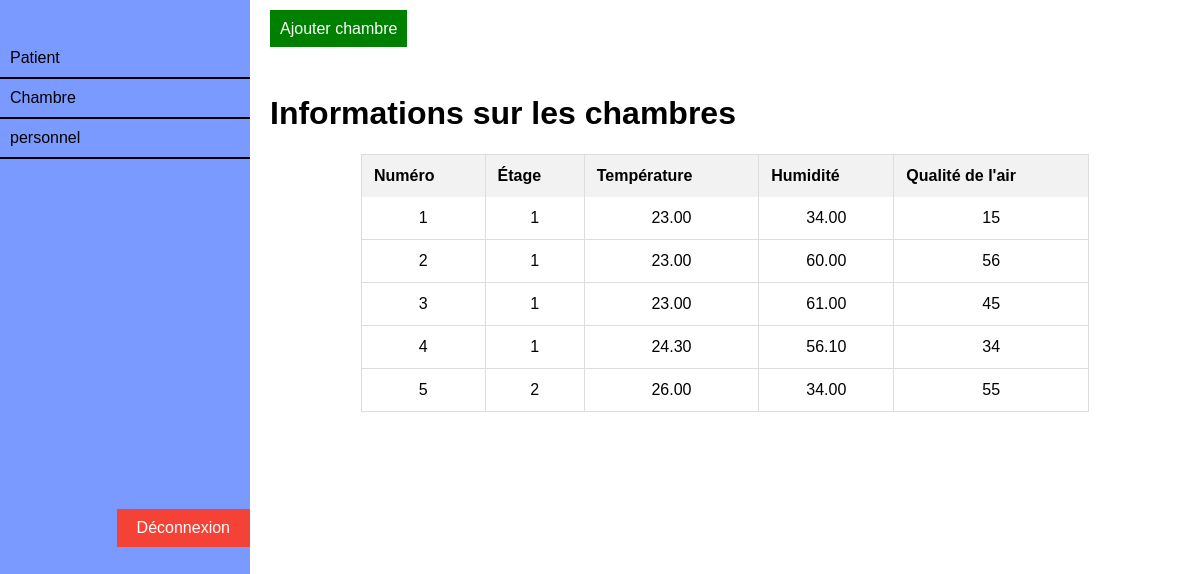
The page /chambre/ on the database as committed earlier.
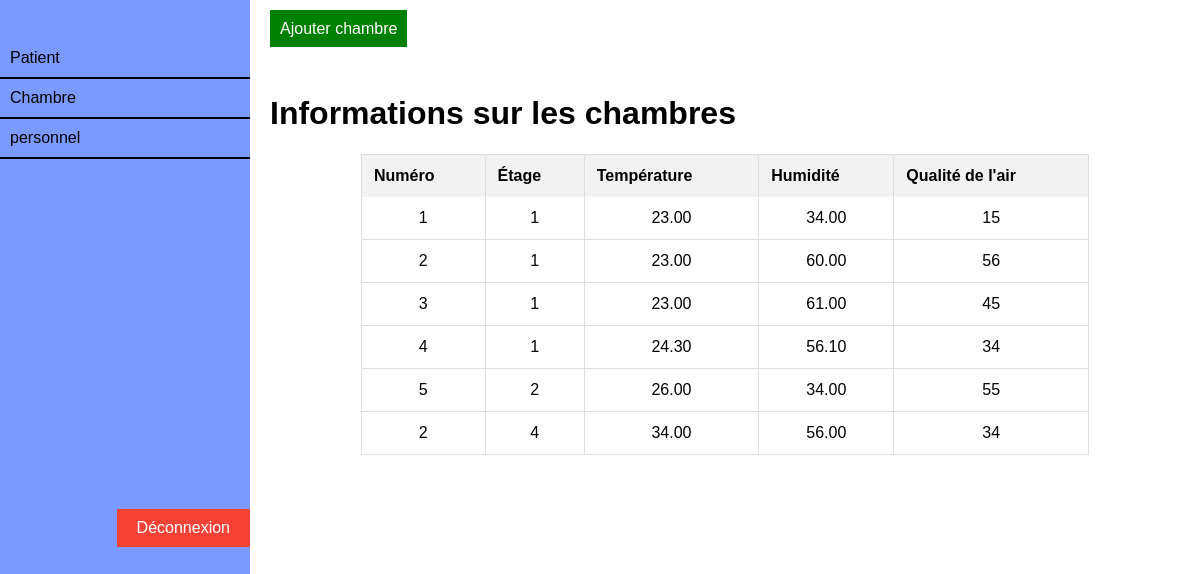
The same page on the database as committed later.
### myapp/models.py (models this page shows, shortened)
class Chambre(models.Model):
    id = models.AutoField(primary_key=True)  # Champ AutoField pour l'identifiant unique
    numero = models.IntegerField()
    etage = models.IntegerField()
    temperature = models.DecimalField(max_digits=5, decimal_places=2)
    humidite = models.DecimalField(max_digits=5, decimal_places=2)
    qualite_air = models.CharField(max_length=100)
    class Meta:
        constraints = [
            models.UniqueConstraint(fields=['numero', 'etage'], name='unique_chambre')
        ]

### myapp/views.py (the view)
# urls.py: path('chambre/', chambre, name='chambre'),
def chambre(request):
    user_id = request.session.get('user_id')
    chambres = Chambre.objects.all()
    return render(request, 'chambre.html', {'chambres': chambres, 'user_id': user_id})

### myapp/templates/chambre.html (shortened to what this page needs)
<!DOCTYPE html>
<html lang="en">
<head>
</head>
<body>
    <div class="sidebar">
        <div class="sidebar_elmt">
            <a href="{% url 'patient' %}">Patient</a>
        </div>
        <div class="sidebar_elmt">
            <a href="#">Chambre</a>
        </div>
        <div class="sidebar_elmt">
            <a href="{% url 'personnel' %}">personnel</a>
        </div>
        <div style="text-align: right; margin-top: 140%; ">
            <form action="{% url 'logout' %}" method="post">
                <button type="submit" style="background-color: #f44336; color: white; padding: 10px 20px; border: none;cursor: pointer; font-size: 16px;">Déconnexion</button>
            </form>
        </div>
    </div>
    <div class="content">
        <a href="#" id="ajouter-chambre-btn"
            style="background-color: green; color: white; padding: 10px; text-align: center; text-decoration: none;">Ajouter
            chambre</a>
            <br><br><br>
        <h1>Informations sur les chambres</h1>
        <div style="text-align: center; width: 100%;">
            <table id="chambres-table"
                style="margin: 0 auto; border-collapse: collapse; width: 80%; border: 1px solid #ddd; border-radius: 5px;">
                <thead>
                    <tr style="background-color: #f2f2f2;">
                        <th style="padding: 12px; border-right: 1px solid #ddd; text-align: left;">Numéro</th>
                        <th style="padding: 12px; border-right: 1px solid #ddd; text-align: left;">Étage</th>
                        <th style="padding: 12px; border-right: 1px solid #ddd; text-align: left;">Température</th>
                        <th style="padding: 12px; border-right: 1px solid #ddd; text-align: left;">Humidité</th>
                        <th style="padding: 12px; text-align: left;">Qualité de l'air</th>
                    </tr>
                </thead>
                <tbody>
                    {% for chambre in chambres %}
                    <tr style="border-bottom: 1px solid #ddd;">
                        <td style="padding: 12px; border-right: 1px solid #ddd;">{{ chambre.numero }}</td>
                        <td style="padding: 12px; border-right: 1px solid #ddd;">{{ chambre.etage }}</td>
                        <td style="padding: 12px; border-right: 1px solid #ddd;">{{ chambre.temperature }}</td>
                        <td style="padding: 12px; border-right: 1px solid #ddd;">{{ chambre.humidite }}</td>
                        <td style="padding: 12px;">{{ chambre.qualite_air }}</td>
                    </tr>
                    {% endfor %}
                </tbody>
            </table>
        </div>
    </div>
</body>
</html>

### myapp/templates/chambre.html (style rules this page uses)
body { font-family: Arial, sans-serif; margin: 0; padding: 0; }
.sidebar { height: 100%; width: 250px; position: fixed; top: 0; left: 0; background-color: #7b9aff; padding-top: 20px; }
.sidebar a { padding: 10px; display: block; text-decoration: none; color: #000; }
.content { margin-left: 250px; padding: 20px; }
.sidebar_elmt { border-bottom:#000 solid 2px ; }

Rows that differ between the two databases and show on the page:
added Chambre: numero "2", etage "4", temperature "34.00", humidite "56.00", qualite_air "34"
